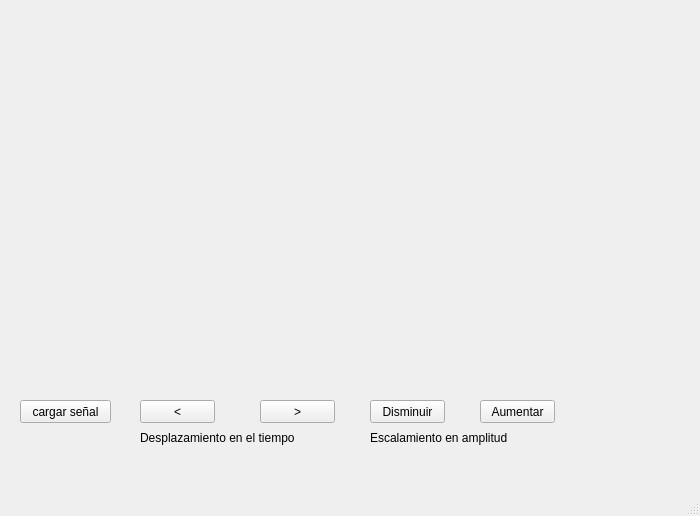
<?xml version="1.0" encoding="UTF-8"?>
<ui version="4.0">
 <class>MainWindow</class>
 <widget class="QMainWindow" name="MainWindow">
  <property name="geometry">
   <rect>
    <x>0</x>
    <y>0</y>
    <width>700</width>
    <height>516</height>
   </rect>
  </property>
  <property name="windowTitle">
   <string>senales cerebrales</string>
  </property>
  <widget class="QWidget" name="centralwidget">
   <widget class="QWidget" name="campo_grafico" native="true">
    <property name="geometry">
     <rect>
      <x>40</x>
      <y>20</y>
      <width>561</width>
      <height>331</height>
     </rect>
    </property>
   </widget>
   <widget class="QPushButton" name="boton_cargar">
    <property name="geometry">
     <rect>
      <x>20</x>
      <y>400</y>
      <width>91</width>
      <height>23</height>
     </rect>
    </property>
    <property name="text">
     <string>cargar señal</string>
    </property>
   </widget>
   <widget class="QPushButton" name="boton_atras">
    <property name="geometry">
     <rect>
      <x>140</x>
      <y>400</y>
      <width>75</width>
      <height>23</height>
     </rect>
    </property>
    <property name="text">
     <string>&lt;</string>
    </property>
   </widget>
   <widget class="QPushButton" name="boton_adelante">
    <property name="geometry">
     <rect>
      <x>260</x>
      <y>400</y>
      <width>75</width>
      <height>23</height>
     </rect>
    </property>
    <property name="text">
     <string>&gt;</string>
    </property>
   </widget>
   <widget class="QPushButton" name="boton_aumentar">
    <property name="geometry">
     <rect>
      <x>480</x>
      <y>400</y>
      <width>75</width>
      <height>23</height>
     </rect>
    </property>
    <property name="text">
     <string>Aumentar</string>
    </property>
   </widget>
   <widget class="QPushButton" name="boton_disminuir">
    <property name="geometry">
     <rect>
      <x>370</x>
      <y>400</y>
      <width>75</width>
      <height>23</height>
     </rect>
    </property>
    <property name="text">
     <string>Disminuir</string>
    </property>
   </widget>
   <widget class="QLabel" name="label">
    <property name="geometry">
     <rect>
      <x>140</x>
      <y>430</y>
      <width>201</width>
      <height>16</height>
     </rect>
    </property>
    <property name="text">
     <string>Desplazamiento en el tiempo</string>
    </property>
   </widget>
   <widget class="QLabel" name="label_2">
    <property name="geometry">
     <rect>
      <x>370</x>
      <y>430</y>
      <width>181</width>
      <height>16</height>
     </rect>
    </property>
    <property name="text">
     <string>Escalamiento en amplitud</string>
    </property>
   </widget>
  </widget>
  <widget class="QMenuBar" name="menubar">
   <property name="geometry">
    <rect>
     <x>0</x>
     <y>0</y>
     <width>700</width>
     <height>25</height>
    </rect>
   </property>
  </widget>
  <widget class="QStatusBar" name="statusbar"/>
 </widget>
 <resources/>
 <connections/>
</ui>
